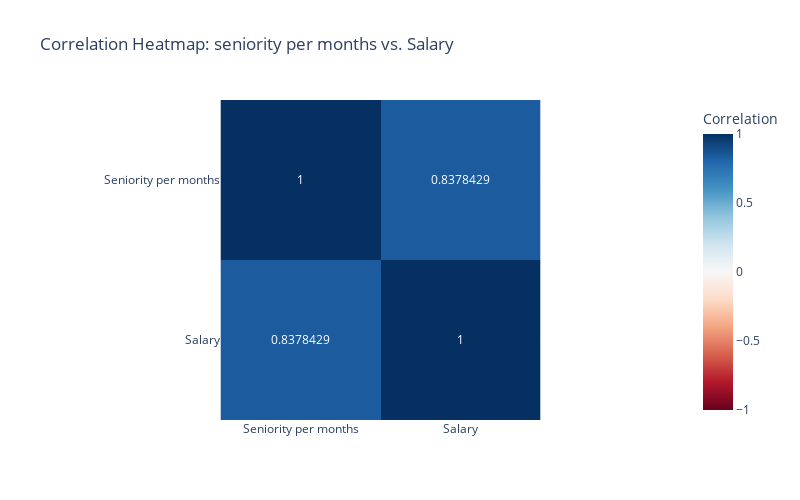

Notebook code for this chart:
### Markdown cell above
### Check for Correlation

### Code cell
#check for correlation in employee details fact between seniority and salary
correlation_matrix = employee_details_fact[['seniority_months', 'salary']].corr()

# Modify Correlation Matrix Column Names (Before Plotting):
correlation_matrix = correlation_matrix.rename(columns={'seniority_months': 'Seniority per months',
                                                      'salary': 'Salary'})

# Create the heatmap using plotly.express
fig = px.imshow(correlation_matrix,
                x=correlation_matrix.columns,
                y=correlation_matrix.columns,
                color_continuous_scale='RdBu',  # Use a diverging color scale
                zmin=-1, zmax=1,                # Set color range for correlation (-1 to 1)
                labels=dict(x="", y="", color="Correlation"),
                text_auto=True,
                width=800, 
                height=500,
                title="Correlation Heatmap: seniority per months vs. Salary"
               )
fig.show()

### Figure 1 — Plotly figure (JSON) as saved in the notebook; plotly's stock layout.template omitted (floating-point values rounded to 4 significant figures)
{"data": [{"coloraxis": "coloraxis", "hovertemplate": "x: %{x}<br>y: %{y}<br>Correlation: %{z}<extra></extra>", "name": "0", "texttemplate": "%{z}", "type": "heatmap", "x": ["Seniority per months", "Salary"], "xaxis": "x", "y": ["Seniority per months", "Salary"], "yaxis": "y", "z": [[1, 0.8378], [0.8378, 1]]}], "layout": {"coloraxis": {"cmax": 1, "cmin": -1, "colorbar": {"title": {"text": "Correlation"}}, "colorscale": [[0, "rgb(103,0,31)"], [0.1, "rgb(178,24,43)"], [0.2, "rgb(214,96,77)"], [0.3, "rgb(244,165,130)"], [0.4, "rgb(253,219,199)"], [0.5, "rgb(247,247,247)"], [0.6, "rgb(209,229,240)"], [0.7, "rgb(146,197,222)"], [0.8, "rgb(67,147,195)"], [0.9, "rgb(33,102,172)"], [1, "rgb(5,48,97)"]]}, "height": 500, "title": {"text": "Correlation Heatmap: seniority per months vs. Salary"}, "width": 800, "xaxis": {"anchor": "y", "constrain": "domain", "domain": [0, 1], "scaleanchor": "y"}, "yaxis": {"anchor": "x", "autorange": "reversed", "constrain": "domain", "domain": [0, 1]}}}
